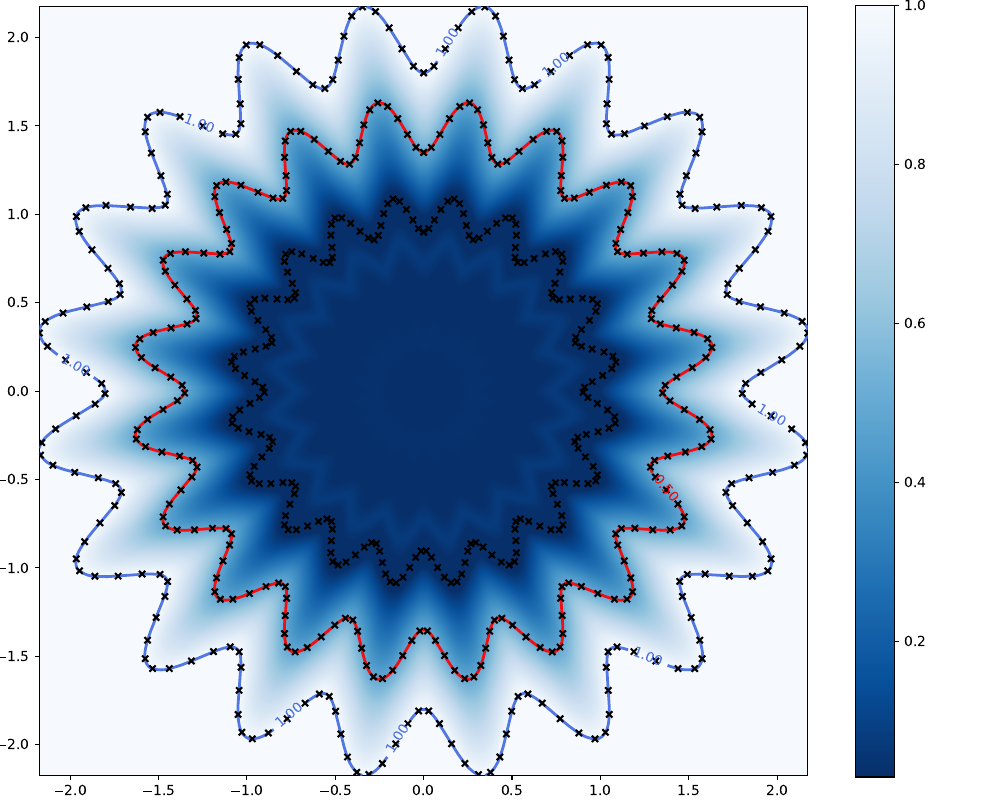

This figure's Python source:
import numpy as np
from matplotlib import pyplot as plt
import torch
from tqdm import tqdm
from torch.utils.data import DataLoader, TensorDataset
from monotonenorm import GroupSort, direct_norm
from argparse import ArgumentParser
from pathlib import Path

torch.manual_seed(0)
# plt.style.use("mpl-config")

parser = ArgumentParser()
parser.add_argument(
    "--train",
    action="store_true",
    help="Force the model to re-train even if a saved model exists",
)
args = parser.parse_args()
# The following is a simple example to show that Lipschitz-constrained networks can
# describe arbitrarily complex decision boundaries.
# We will train a Lipschitz network on a toy 2D dataset.

# --------------- Configure the training/dataset ---------------
n = 200  # Number of points per radius
nrads = 3  # number of radii to use in training
freq = 20  # Frequency of the sine wave used to discribe the boundary

EPOCHS = 2000  # Train for longer for a better result (duh)
SHUFFLE = True
BATCH_SIZE = 2**15
loss_func = torch.nn.L1Loss()
# LR_INIT = 1e-2
# LR_FINAL = 5e-3
LR_INIT = 3e-2
LR_FINAL = 1e-2

theta = np.linspace(0, np.pi, n)
points = []  # Coordinates of points to train on
rs = []  # Regression targets of the points
for r in np.linspace(1, 2, nrads):
    r = r * np.ones_like(theta)  # regression target
    rs.extend([r, r])
    r = r * (1 - 0.1 * np.cos(freq * theta))
    x = r * np.cos(theta)
    y = r * np.sin(theta)
    points.append(
        np.hstack(
            [np.concatenate([y, -y])[:, None], np.concatenate([x, x])[:, None]]
        )
    )
train_data = np.vstack(points)
train_labels = np.concatenate(rs)
train_labels -= 1
x_train = torch.tensor(train_data, dtype=torch.float32)
y_train = torch.tensor(train_labels, dtype=torch.float32).view(-1, 1)

train_loader = DataLoader(
    TensorDataset(x_train, y_train), shuffle=SHUFFLE, batch_size=BATCH_SIZE
)

STEPS = EPOCHS * len(train_loader)

max_norm = 3 ** (1 / 8)
# --------------- Build Lipschitz Network ---------------
model = torch.nn.Sequential(
    direct_norm(torch.nn.Linear(2, 1024), kind="two-inf", max_norm=max_norm),
    torch.nn.BatchNorm1d(1024, affine=False),
    GroupSort(16),
    direct_norm(torch.nn.Linear(1024, 1024), kind="inf", max_norm=max_norm),
    GroupSort(16),
    direct_norm(torch.nn.Linear(1024, 256), kind="inf", max_norm=max_norm),
    GroupSort(16),
    direct_norm(torch.nn.Linear(256, 256), kind="inf", max_norm=max_norm),
    GroupSort(16),
    direct_norm(torch.nn.Linear(256, 32), kind="inf", max_norm=max_norm),
    GroupSort(16),
    direct_norm(torch.nn.Linear(32, 32), kind="inf", max_norm=max_norm),
    GroupSort(16),
    direct_norm(torch.nn.Linear(32, 32), kind="inf", max_norm=max_norm),
    GroupSort(16),
    direct_norm(torch.nn.Linear(32, 1), kind="inf", max_norm=max_norm),
)

optim = torch.optim.Adam(model.parameters(), lr=LR_FINAL)
scheduler = torch.optim.lr_scheduler.OneCycleLR(
    optim, max_lr=LR_INIT, steps_per_epoch=len(train_loader), epochs=EPOCHS
)
# --------------- Train and save the Network ---------------
model_name = "model.pt"
path_root = Path(__file__).parent
model_path = path_root / model_name
if args.train or not Path(model_path).exists():
    pbar = tqdm(range(EPOCHS))
    for epoch in pbar:
        for x, y in train_loader:
            y_pred = model(x)
            loss = loss_func(y_pred, y)
            loss.backward()
            optim.step()
            optim.zero_grad()
            scheduler.step()
            msg = f"epoch: {epoch} loss: {loss.item():.4f}"
            pbar.set_description(msg)
    torch.save(model.state_dict(), model_path)
    print("Saved to:", model_path)

# --------------- Load the Network ---------------
model.load_state_dict(torch.load(model_path))
model.eval()

# --------------- Plot the results ---------------
n_grid = 1000
# make a grid of points to evaluate the network
X, Y = np.meshgrid(
    *[np.linspace(1.0 * x_train.min(), 1.0 * x_train.max(), n_grid)] * 2
)
grid = torch.tensor(np.hstack((X.reshape(-1, 1), Y.reshape(-1, 1)))).float()
with torch.no_grad():
    model.eval()
    y_pred = model(grid)
    y_pred = y_pred.numpy().reshape(n_grid, n_grid)
    y_train_pred = model(x_train).numpy().flatten()

fig, ax = plt.subplots(1, 1, figsize=(10, 8), dpi=300)
c = y_pred  # (y_pred - y_pred.min()) / (y_pred.max() - y_pred.min())
# plt.pcolormesh(X, Y, c, alpha=1)  # heatmap of the grid

plt.imshow(
    c,
    extent=[X.min(), X.max(), Y.min(), Y.max()],
    origin="lower",
    alpha=1,
    cmap="Blues_r",
    vmax=1,
    vmin=0.03,
)
plt.colorbar()

levels = [0.5, 1]
colors = ["royalblue"] * len(levels)
colors[levels.index(0.5)] = "red"
cs = plt.contour(
    X,
    Y,
    y_pred,
    colors=colors,
    linestyles="solid",
    levels=levels,
    alpha=0.9,
    zorder=10,
    linewidths=2,
)
plt.clabel(cs, inline=True, fontsize=10, fmt="%.2f")


plt.scatter(
    *x_train[::2].T, c="black", s=20, alpha=1, marker="x", zorder=11  # type: ignore
)  # overlay the training data
fig_name = "flower.jpg"
plt.tight_layout(pad=0)

file_path = Path.joinpath(path_root, "figures/")
file_path.mkdir(exist_ok=True)
file_path = Path.joinpath(file_path, fig_name)
plt.savefig(file_path, dpi=300)
print("Saved to:", file_path)
